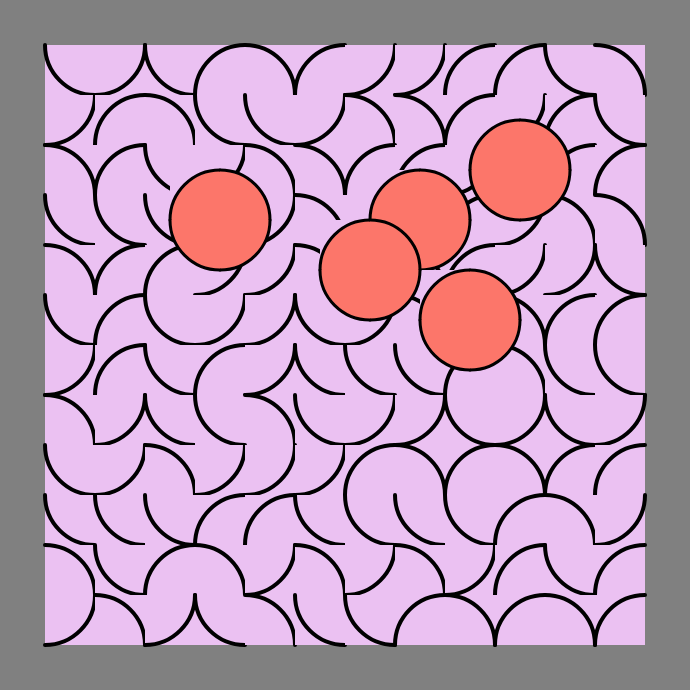
Frame 1 (no input)
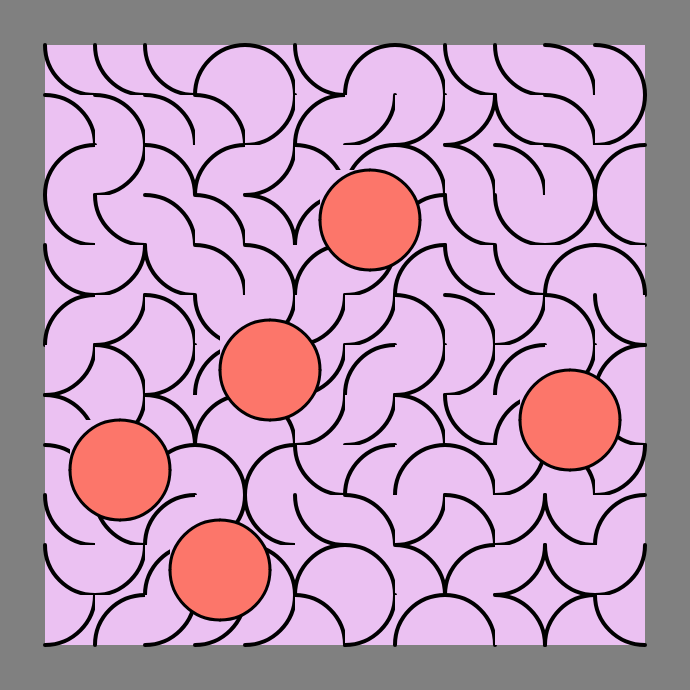
Frame 2 (the mouse pressed at the canvas centre, redrawn once)

The p5.js sketch that drew these frames (run headless with seeded random() and noise() and a simulated clock; the mouse was pressed at the canvas centre and the sketch redrawn once):

// p5.js sketch
// ── sketch.js
// Padding around the canvas.
var padding = 45

// Number of squares per row/column
var row = 12

// Size of grid cells (cellSize x cellSize).
var cellSize = 50
var gridSize = (cellSize * row) + (padding * 2)

// Probability of drawing an inner rectangle.
var chance = 0.6

// Gap between squares
var gap = 10

// Extent the square can shift from center
var shiftLimit = 1

var shades = ['#FC766A', '#B5B682', '#ebc1f2', '#7C9885']

function setup() {
  createCanvas(gridSize, gridSize)
  rectMode(CENTER)
  angleMode(DEGREES)
  strokeWeight(3)
  noLoop()
  frameRate(2)
}

function draw() {
  background(color('gray'))
  for (var y = padding; y < height - 2 * padding; y += cellSize) {
    for (var x = padding; x < width - 2 * padding; x += cellSize) {
      drawCell(x + cellSize/2, y + cellSize/2)
    }
  }
  
  for(let i = 0; i < 5; i++ ) {
    drawRounds(floor(random(row - 2) + 1), floor(random(row - 2) + 1))
  }
 
}

function drawRounds(x, y) {
  push()
  translate(padding + x*cellSize, padding + y*cellSize)
  fill(shades[2])
  noStroke()
  rect(0, 0, cellSize, cellSize)
  stroke(0)
  fill(shades[0])
  arc(cellSize/2, cellSize/2, cellSize*2, cellSize*2, 180, 270);
  translate(cellSize, 0)
  arc(-cellSize/2, cellSize/2, cellSize*2, cellSize*2, 270, 0);
  translate(0, cellSize)
  arc(-cellSize/2, -cellSize/2, cellSize*2, cellSize*2, 0, 90);
  translate(-cellSize, 0)
  arc(cellSize/2, -cellSize/2, cellSize*2, cellSize*2, 90, 180);
  pop()
}

function drawCell(x, y) {
  push()
  translate(x, y)
  fill(shades[2])
  noStroke()
  rect(0, 0, cellSize, cellSize)
  stroke(0)
  strokeWeight(4)
  let r = random()
  if (r < 0.25) {
    arc(-cellSize/2, -cellSize/2, cellSize*2, cellSize*2, 0, 90);
  } else if (r <= 0.5) {
    arc(cellSize/2, cellSize/2, cellSize*2, cellSize*2, 180, 270);
  } else if (r <= 0.75) {
    arc(cellSize/2, -cellSize/2, cellSize*2, cellSize*2, 90, 180);
  } else {
    arc(-cellSize/2, cellSize/2, cellSize*2, cellSize*2, 270, 0);
  }
  pop()
}
